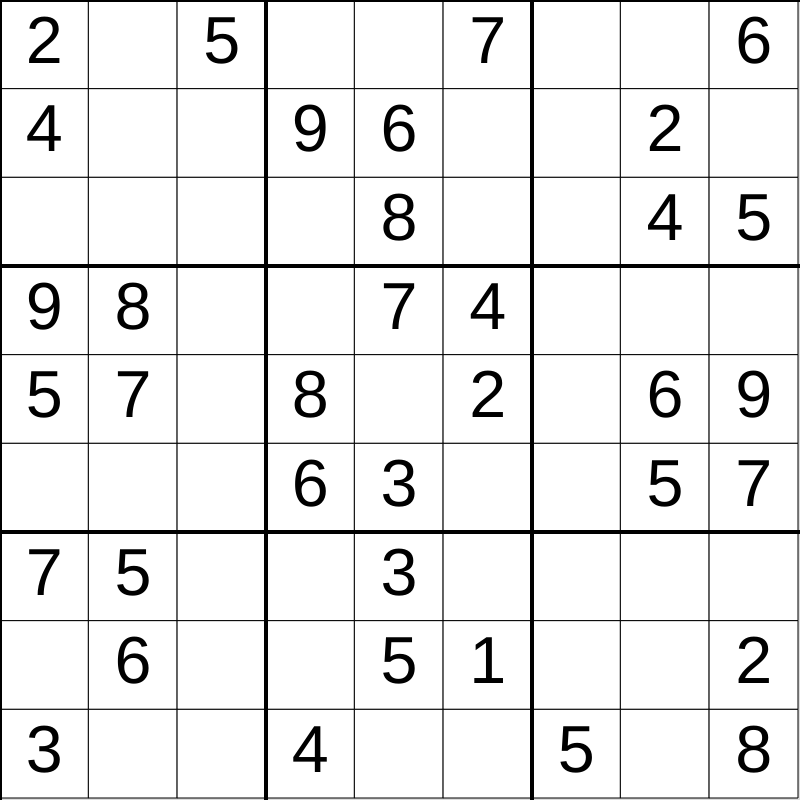
Frame 1 (no input)
Frame 60 (no input): identical to frame 1, image omitted
Frame 120 (the mouse pressed at the canvas centre since frame 60): identical to frame 1, image omitted

The p5.js sketch that drew this single still picture (run headless with seeded random() and noise() and a simulated clock; from frame 60 on, the mouse is pressed at the canvas centre):

// p5.js sketch
// ── sketch.js
// Sudoku Demo

let initialGrid = [
  [2, 0, 5, 0, 0, 7, 0, 0, 6],
  [4, 0, 0, 9, 6, 0, 0, 2, 0],
  [0, 0, 0, 0, 8, 0, 0, 4, 5],
  [9, 8, 0, 0, 7, 4, 0, 0, 0],
  [5, 7, 0, 8, 0, 2, 0, 6, 9],
  [0, 0, 0, 6, 3, 0, 0, 5, 7],
  [7, 5, 0, 0, 3, 0, 0, 0, 0],
  [0, 6, 0, 0, 5, 1, 0, 0, 2],
  [3, 0, 0, 4, 0, 0, 5, 0, 8]
];

let gridDimension = 9;
let cellSize;
let grid;

function setup() {
  if (windowWidth < windowHeight) {
    createCanvas(windowWidth*0.8, windowWidth*0.8);
  }
  else {
    createCanvas(windowHeight*0.8, windowHeight*0.8);
  }
  cellSize = (width-2)/gridDimension;
  grid = initialGrid;
}

function draw() {
  background(220);
  displayGrid();
}

function displayGrid() {
  for (let y=0; y<gridDimension; y++) {
    for (let x=0; x<gridDimension; x++) {
      //draw the square
      fill("white");
      strokeWeight(1);
      rect(x*cellSize, y*cellSize, cellSize, cellSize);
      
      //show the number
      if (grid[y][x] !== 0) {
        fill("black");
        textSize(cellSize*0.75);
        textAlign(CENTER, CENTER);
        text(grid[y][x], x*cellSize + cellSize/2, y*cellSize + cellSize/2);
      }
    }
  }
  drawCageLines();
}

function drawCageLines() {
  strokeWeight(4);
  for (let location=0; location<9; location+=3) {
    line(0, cellSize*location, width, cellSize*location);
    line(cellSize*location, 0, cellSize*location, height);
  }
}
